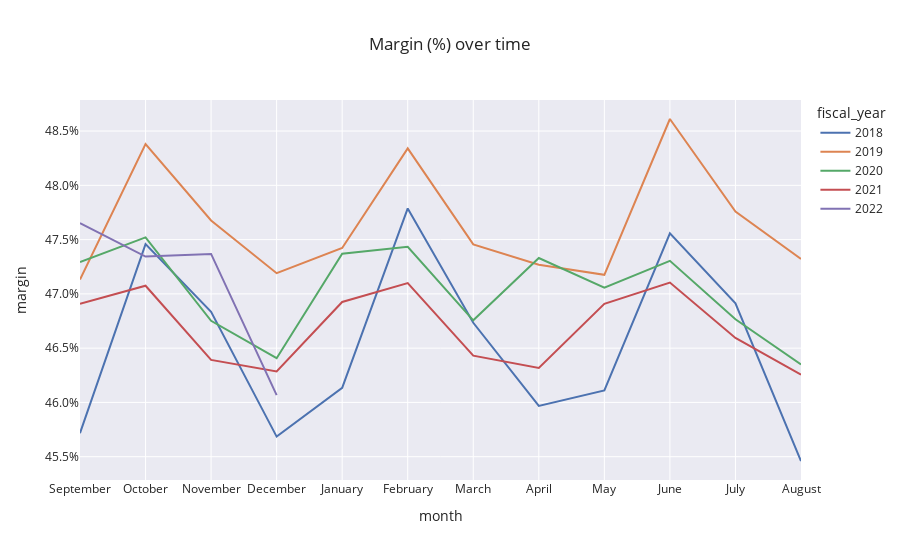

Notebook code for this chart:
### Code cell
# margin over time
monthly_data['margin_pct'] = monthly_data['margin'] / monthly_data['gross_revenue']
fig=px.line(
    monthly_data,
    x='month',
    y='margin_pct',
    color='fiscal_year',
    template='seaborn',
    category_orders={'month':order_of_months},
    title='Margin (%) over time'
)

fig.update_layout(
    xaxis_title="month", yaxis_title="margin",
    yaxis_tickformat = '.1%'
)

fig.show()

### Figure 1 — Plotly figure (JSON) as saved in the notebook; plotly's stock layout.template omitted (floating-point values rounded to 4 significant figures)
{"data": [{"hovertemplate": "fiscal_year=2018<br>month=%{x}<br>margin_pct=%{y}<extra></extra>", "legendgroup": "2018", "line": {"color": "rgb(76,114,176)", "dash": "solid"}, "marker": {"symbol": "circle"}, "mode": "lines", "name": "2018", "orientation": "v", "showlegend": true, "type": "scatter", "x": ["September", "October", "November", "December", "January", "February", "March", "April", "May", "June", "July", "August"], "xaxis": "x", "y": [0.4572, 0.4746, 0.4683, 0.4568, 0.4613, 0.4779, 0.4673, 0.4597, 0.4611, 0.4756, 0.4691, 0.4546], "yaxis": "y"}, {"hovertemplate": "fiscal_year=2019<br>month=%{x}<br>margin_pct=%{y}<extra></extra>", "legendgroup": "2019", "line": {"color": "rgb(221,132,82)", "dash": "solid"}, "marker": {"symbol": "circle"}, "mode": "lines", "name": "2019", "orientation": "v", "showlegend": true, "type": "scatter", "x": ["September", "October", "November", "December", "January", "February", "March", "April", "May", "June", "July", "August"], "xaxis": "x", "y": [0.4713, 0.4838, 0.4768, 0.4719, 0.4742, 0.4834, 0.4746, 0.4727, 0.4718, 0.4861, 0.4776, 0.4732], "yaxis": "y"}, {"hovertemplate": "fiscal_year=2020<br>month=%{x}<br>margin_pct=%{y}<extra></extra>", "legendgroup": "2020", "line": {"color": "rgb(85,168,104)", "dash": "solid"}, "marker": {"symbol": "circle"}, "mode": "lines", "name": "2020", "orientation": "v", "showlegend": true, "type": "scatter", "x": ["September", "October", "November", "December", "January", "February", "March", "April", "May", "June", "July", "August"], "xaxis": "x", "y": [0.4729, 0.4752, 0.4675, 0.4641, 0.4737, 0.4743, 0.4676, 0.4733, 0.4706, 0.473, 0.4677, 0.4635], "yaxis": "y"}, {"hovertemplate": "fiscal_year=2021<br>month=%{x}<br>margin_pct=%{y}<extra></extra>", "legendgroup": "2021", "line": {"color": "rgb(196,78,82)", "dash": "solid"}, "marker": {"symbol": "circle"}, "mode": "lines", "name": "2021", "orientation": "v", "showlegend": true, "type": "scatter", "x": ["September", "October", "November", "December", "January", "February", "March", "April", "May", "June", "July", "August"], "xaxis": "x", "y": [0.4691, 0.4708, 0.4639, 0.4628, 0.4693, 0.471, 0.4643, 0.4632, 0.4691, 0.471, 0.4659, 0.4625], "yaxis": "y"}, {"hovertemplate": "fiscal_year=2022<br>month=%{x}<br>margin_pct=%{y}<extra></extra>", "legendgroup": "2022", "line": {"color": "rgb(129,114,179)", "dash": "solid"}, "marker": {"symbol": "circle"}, "mode": "lines", "name": "2022", "orientation": "v", "showlegend": true, "type": "scatter", "x": ["September", "October", "November", "December"], "xaxis": "x", "y": [0.4765, 0.4734, 0.4737, 0.4607], "yaxis": "y"}], "layout": {"legend": {"title": {"text": "fiscal_year"}, "tracegroupgap": 0}, "title": {"text": "Margin (%) over time"}, "xaxis": {"anchor": "y", "categoryarray": ["September", "October", "November", "December", "January", "February", "March", "April", "May", "June", "July", "August"], "categoryorder": "array", "domain": [0, 1], "title": {"text": "month"}}, "yaxis": {"anchor": "x", "domain": [0, 1], "tickformat": ".1%", "title": {"text": "margin"}}}}
